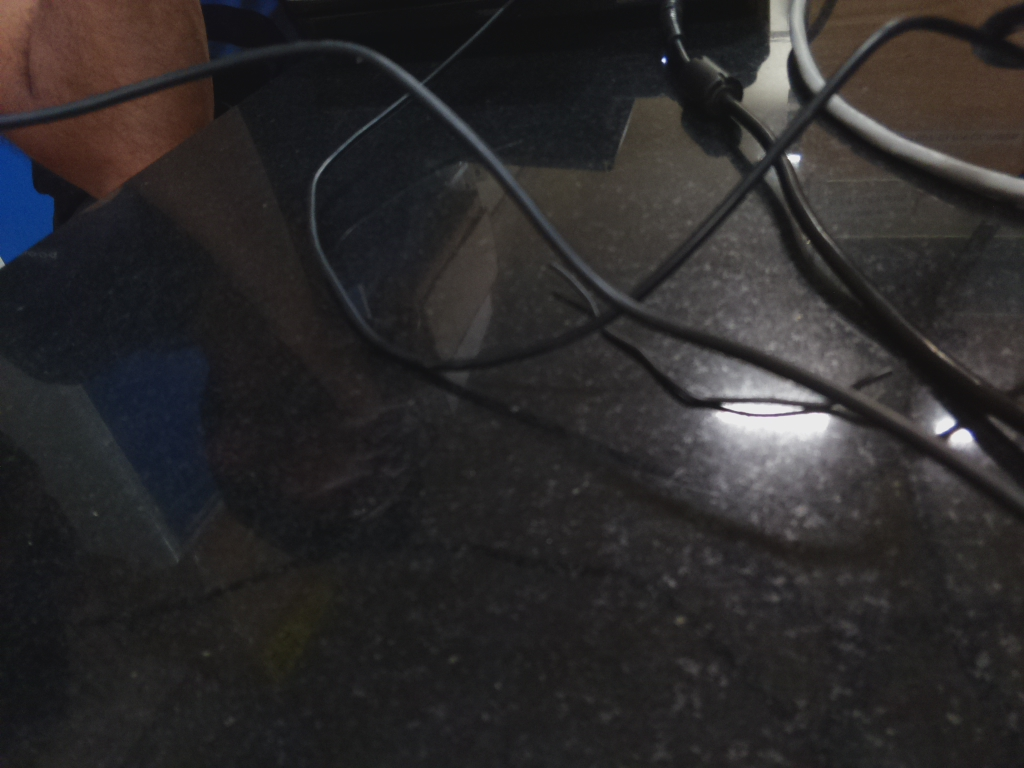
#> input picture rasp_code/foo.jpg, 1024 x 768 px, given in place of the camera
$ python linerobo.py   (Python 2 division)
#> lines starting #> are read from the running program, lines starting #| are printed output that depends on the picture; after the words box and inside, x2 and y2 are one past the last pixel; in counts of white or black regions, pixels touching at a corner belong together
import numpy as np
import cv2
import imutils
import RPi.GPIO as GPIO
GPIO.setmode(GPIO.BOARD)
GPIO.setwarnings(False)


lm1= 31
lm2 = 33
rm1 = 35
rm2 = 37
setpin1 = [lm1,lm2,rm1,rm2]
for pin in setpin1:
  GPIO.setup(pin,GPIO.OUT)

def forward():
    GPIO.output(lm1,1)
    GPIO.output(lm2,0)
    GPIO.output(rm1,1)

GPIO.output(rm2,0)

def left():
    GPIO.output(lm1,0)
    GPIO.output(lm2,1)
    GPIO.output(rm1,1)
    GPIO.output(rm2,0)

def right():
    GPIO.output(lm1,1)
    GPIO.output(lm2,0)
    GPIO.output(rm1,0)
    GPIO.output(rm2,1)

def sleft():
    GPIO.output(lm1,0)
    GPIO.output(lm2,0)
    GPIO.output(rm1,1)
    GPIO.output(rm2,0)

def sright():
    GPIO.output(lm1,1)
    GPIO.output(lm2,0)
    GPIO.output(rm1,0)
    GPIO.output(rm2,0)

def backward():
    GPIO.output(lm1,0)
    GPIO.output(lm2,1)
    GPIO.output(rm1,0)
    GPIO.output(rm2,1)

def Stop():
    GPIO.output(lm1,0)
    GPIO.output(lm2,0)
    GPIO.output(rm1,0)
    GPIO.output(rm2,0)


video_capture = cv2.VideoCapture(-1)
fx = 640
fy = 480
video_capture.set(3, fx)
video_capture.set(4, fy)

delta = 60
tl= fx/2 - delta
tr= fx/2 + delta

fright=0
fleft=0

while(True):
	# Capture the frames
	ret, frame = video_capture.read()
#> frame is the input picture: shape (768, 1024, 3); mean B, G, R 42.3, 41.8, 44

	# Crop the image
	crop_img = frame[fy/2:fy, 0:fx]
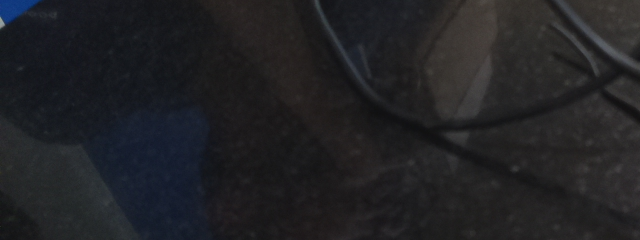
#> crop_img: shape (240, 640, 3); mean B, G, R 36.5, 33.7, 33.4

	# Convert to grayscale
	gray = cv2.cvtColor(crop_img, cv2.COLOR_BGR2GRAY)

	# Gaussian blur
	blur = cv2.GaussianBlur(gray,(5,5),0)

	# Color thresholding
	ret,thresh = cv2.threshold(blur,60,255,cv2.THRESH_BINARY_INV)
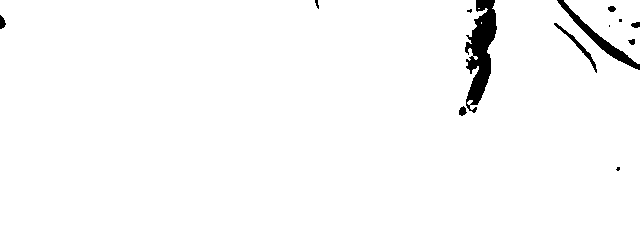
#> thresh: shape (240, 640); 97.9% white; 13 black regions (4 under 20 px)

	# Find the contours of the frame
	contours = cv2.findContours(thresh.copy(), 1, cv2.CHAIN_APPROX_NONE)
#> contours = 12 contours, 6 with area under 20; largest, box (x1, y1, x2, y2) and area: (0, 0, 640, 240) 147064, (564, 0, 640, 64) 2579, (553, 22, 598, 74) 286, (458, 105, 468, 117) 66, (607, 5, 617, 13) 46, (627, 38, 636, 46) 40

	contours = imutils.grab_contours(contours)
	#contours,hierarchy
	# print(type(temp),len(temp),temp)
	# print(np.shape(_))
	# Find the biggest contour (if detected)

	if len(contours) > 0:
                fright=0
                fleft=0
		c = max(contours, key=cv2.contourArea)
#> c = contour of 2041 points, box (x1, y1, x2, y2) (0, 0, 640, 240), area 147064

		M = cv2.moments(c)
#> M = moments, m00 147064.5, centre m10/m00, m01/m00 = (310.5, 122.7)


		cx = int(M['m10']/M['m00'])
#> cx = 310

		cy = int(M['m01']/M['m00'])
#> cy = 122


		cv2.line(crop_img,(cx,0),(cx,720),(255,0,0),1)

		cv2.line(crop_img,(0,cy),(1280,cy),(255,0,0),1)


		cv2.line(crop_img,(tl,0),(tl,fy/2),(0,0,255),2)
		cv2.line(crop_img,(tr,0),(tr,fy/2),(0,0,255),2)

		cv2.drawContours(crop_img, contours, -1, (0,255,0), 1)
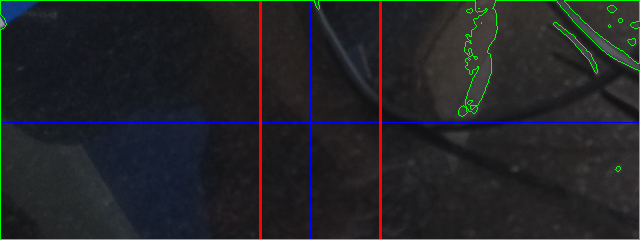
#> crop_img: shape (240, 640, 3); mean B, G, R 36.8, 36.7, 34.6


		if cx >= tr:
                    sright()
                    fright =1
##		    print("Turn Right")

		elif cx < tr and cx > tl:
                    forward()
##                    print("On Track!")

		elif cx <= tl:
                    sleft()
                    fleft =1
##		    print("Turn Left!")
                else:
                    Stop()

	else:
                '''
                if fright==1:
                    sleft()
                elif fleft==1:
                    sright()
                else:
                    Stop()'''
		print("I don't see the line")

	#Display the resulting frame
	# cv2.imshow('frame1',blur)

##	cv2.imshow('frame2',thresh)
	cv2.imshow('frame',crop_img)
	if cv2.waitKey(1) & 0xFF == ord('q'):
#> (key q is pressed here)
            Stop()
	    break
